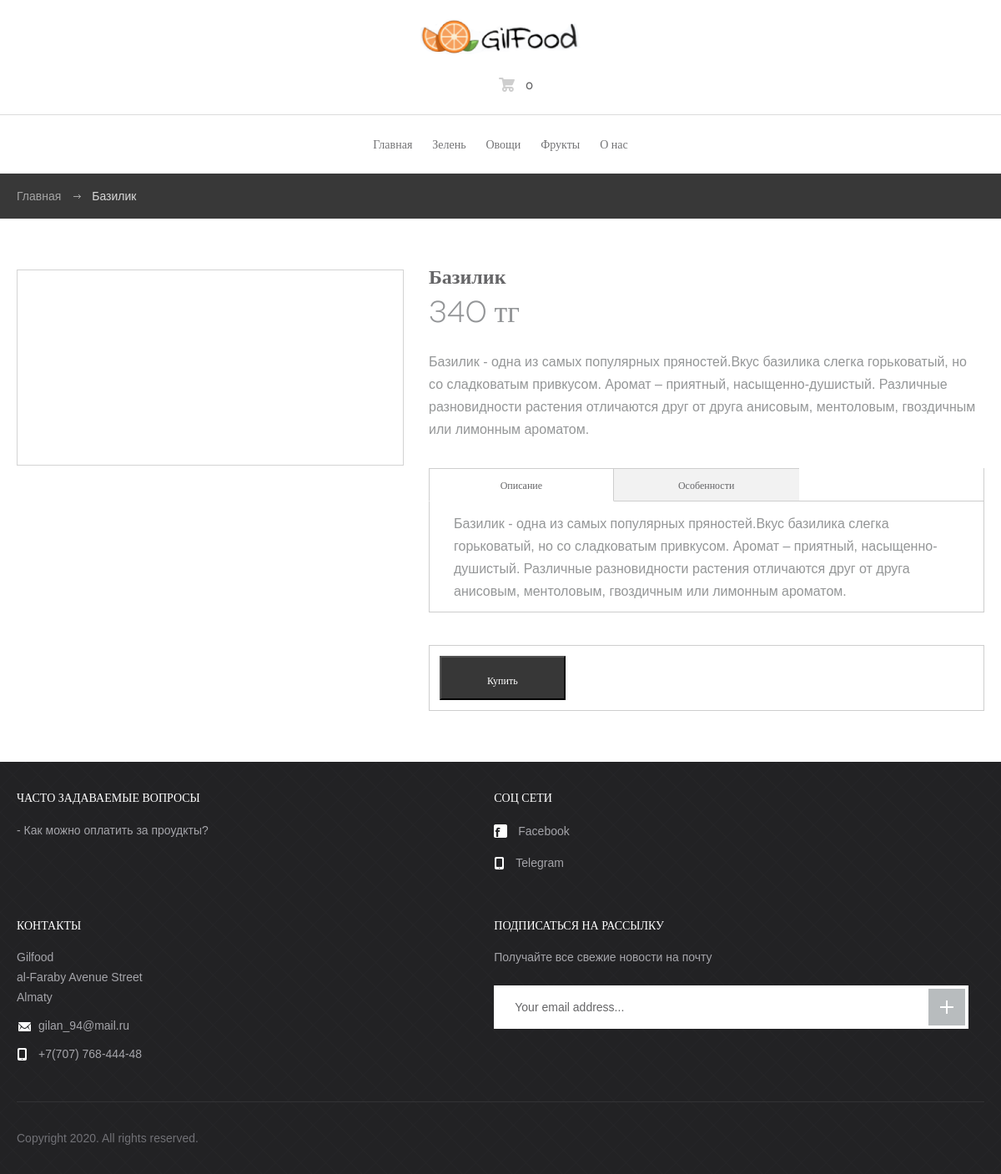
The app's page /product/4 with its own data.
### app.py (models this page shows)
class Food(db.Model):
	id = db.Column(db.Integer, primary_key=True)
	category_id = db.Column(db.Integer, db.ForeignKey('category.id'))
	name = db.Column(db.String(80), unique=True, nullable=False)
	img_url = db.Column(db.String(500), unique=False, nullable=False)
	description = db.Column(db.String(1500), unique=False, nullable=False)
	cost = db.Column(db.Integer, nullable=True)
	baskets = db.relationship('Basket', backref='food')

### app.py (the view)
@app.route('/product/<id>')
def food(id):
	food= Food.query.get(id)
	return render_template("product.html", food=food)

### templates/product.html (shortened to what this page needs)
{% extends "layout.html" %}
{% block content %}
	<div id="breadcrumbs">
		<div class="container">
			<ul>
				<li><a href="/">Главная</a></li>
				<li>{{ food.name }}</li>
			</ul>
		</div>
	</div>
	<div id="body">
		<div class="container">
			<div id="content" class="full">
				<div class="product">
					<div class="image">
					</div>
					<div class="details">
						<h1>{{ food.name }}</h1>
						<h4>{{ food.cost }} тг</h4>
						<div class="entry">
							<p>{{ food.description }}</p>
							<div class="tabs">
								<div class="nav">
									<ul>
										<li class="active"><a href="#desc">Описание</a></li>
										<li><a href="#spec">Особенности</a></li>
									</ul>
								</div>
								<div class="tab-content active" id="desc">
									<p>{{ food.description }}</p>
								</div>
							</div>
						</div>
						<form id="form_buying_product" class="form-inline" action="/basket_adding">
						<div class="actions">
							<button type="submit" id="submit_btn" class="btn-grey"
                                    data-product_id = "{{ food.id }}"
                                    data-name ="{{ food.name }}"
                                    data-price ="{{ food.cost }}"
                                >Купить
                                </button>
						</div>
						</form>
					</div>
				</div>
			</div>
		</div>
	</div>
{% endblock %}

### static/css/style.css (style rules this page uses)
html, body, div, span, applet, object, iframe, h1, h2, h3, h4, h5, h6, p, blockquote, pre, a, abbr, acronym, address, big, cite, code, del, dfn, em, img, ins, kbd, q, s, samp, small, strike, strong, sub, sup, tt, var, b, u, i, center, dl, dt, dd, ol, ul, li, fieldset, form, label, legend, table, caption, tbody, tfoot, thead, tr, th, td, article, aside, canvas, details, figcaption, figure, footer, header, hgroup, menu, nav, section, summary, time, mark, audio, video { margin: 0; padding: 0; border: 0; font-size: 100%; font: inherit; vertical-align: baseline; }
*, *:before, *:after { -moz-box-sizing: border-box; -webkit-box-sizing: border-box; box-sizing: border-box; }
input[type=tel], input[type=url], input[type=password], input[type=text], input[type=email], input[type=reset], input[type=button], input[type=submit], button, textarea { -webkit-appearance: none; -webkit-border-radius: 0; }
ol, ul { list-style: none; }
a[href], label[for], select, input[type=checkbox], input[type=radio] { cursor: pointer; }
button, input[type=button], input[type=image], input[type=reset], input[type=submit] { padding: 0; overflow: visible; cursor: pointer; }
.image { width:250px; }
h1, h2, h3, h4, h5, h6 { font-weight: normal; font-family: "Novecentowide"; }
body { font: 16px/30px Arial, Helvetica, sans-serif; color: #949697; background: #fff; -webkit-text-size-adjust: none; min-width: 320px; }
input, textarea, select, button { outline: none; font-family: Arial, Helvetica, sans-serif; }
a { text-decoration: none; color: #666668; }
.container { position: relative; width: 1170px; margin: 0 auto; }
#breadcrumbs { background: #383838; color: #d9d9d9; font-size: 14px; overflow: hidden; padding: 12px 0; }
#breadcrumbs li { float: left; }
#breadcrumbs a { color: #a5a5a5; }
#breadcrumbs li + li:before { content: ""; margin: 13px 13px 0 15px; float: left; background: url(../images/ico_arrow.png) no-repeat; width: 9px; height: 5px; }
#body { padding: 48px 0 31px; }
#content { overflow: hidden; }
#content.full { float: none; width: auto; }
h1 { color: #656567; font-size: 36px; padding-bottom: 17px; line-height: normal; }
.entry a { text-decoration: underline; }
.entry p { padding-bottom: 20px; }
.entry li:first-child { padding-top: 0; }
.entry li { padding-top: 12px; line-height: 24px; }
.btn-grey { display: inline-block; padding: 0 55px; line-height: 53px; font-size: 12px; font-weight: 500; color: #fff; height: 53px; font-family: "Novecentowide"; background-color: #373737; }
.product { overflow: hidden; }
.product .image { float: left; overflow: hidden; width: 570px; height: 570px; margin: 13px 130px 0 0; border: 1px solid #d3d3d3; background-color: #fff; }
.product .details { overflow: hidden; padding-bottom: 12px; }
.product h1 { color: #656567; font-family: "Novecentowide"; font-size: 24px; font-weight: 600; line-height: 30px; padding: 5px 0; }
.product p { line-height: 27px; font-size: 16px; }
.entry .nav { border-right: 1px solid #cecece; overflow: hidden; margin: 13px 0 0 0; }
.entry .nav ul { margin: 0 -1px 0 0; overflow: hidden; }
.entry .nav li:first-child { border-left: 1px solid #cecece; }
.entry .nav li:last-child { border-right: 0; padding-right: 20px; margin-right: -20px; }
.entry .nav li:last-child a { border-right: 0; padding-right: 50px; margin-right: -50px; }
.entry .nav li { border: 1px solid #cecece; float: left; border-left: 0; background: #f2f2f2; width: 33.3%; padding: 0; }
.entry .nav a { display: block; line-height: 38px; text-align: center; padding: 0 20px; height: 38px; text-decoration: none; color: #656567; font-family: "Novecentowide"; font-size: 12px; font-weight: 500; }
.entry .nav .active { position: relative; z-index: 99; background: #fff; border-bottom-color: #fff; }
.entry .tab-content p { padding-bottom: 11px; }
.entry .tab-content { display: none; padding: 13px 29px 0; margin-bottom: 39px; margin-top: -1px; border: 1px solid #cdcdcd; }
.entry .tab-content.active { display: block; }
.details .actions { border: 1px solid #cecece; padding: 12px; margin: 18px 0; overflow: hidden; }
.product h4 { color: #939597; font-family: "Novecentowide"; font-size: 36px; font-weight: 200; line-height: 40px; padding-bottom: 30px; }
@media screen and (max-width: 1220px) { .container { width: auto; padding: 0 20px; } }
@media screen and (max-width: 1220px) { .product .image { width: 40%; margin-right: 30px; height: auto; } }

### records on screen
Food: name "Базилик", cost "340", description "Базилик - одна из самых популярных пряностей.Вкус базилика слегка горьковатый, но со сладковатым привкусом. Аромат – приятный, насыщенно-душистый. Различные разновидности растения отличаются друг от друга анисовым, ментоловым, гвоздичным или лимонным ароматом."
